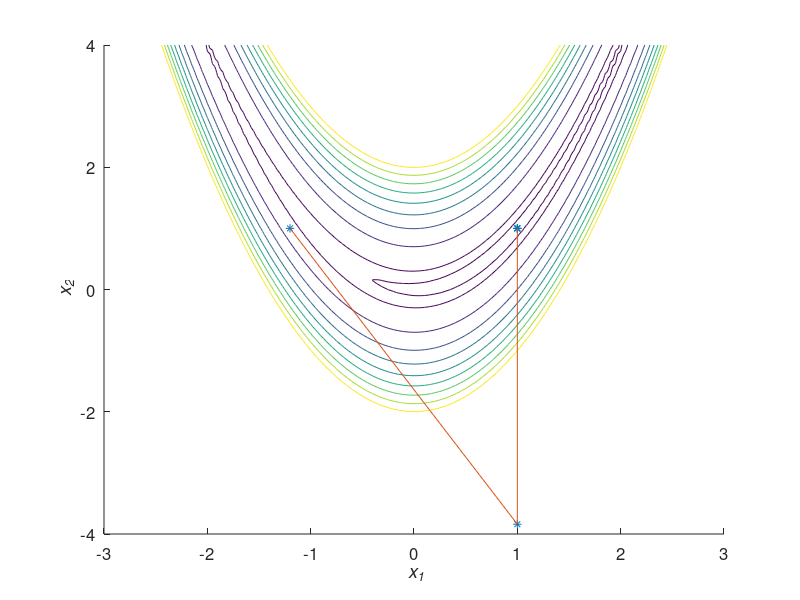

The MATLAB source for this figure:
% This example uses the Gauss-Newton algorithm to determine
% the minimum of Rosenbrock's loss function. This program 
% provides a plot of the function contours with the
% Gauss-Newton iterations.

% Optimal Estimation of Dynamic Systems (2nd ed.) by Crassidis and Junkins
% Example D.4

% Written by John L. Crassidis 9/03

% Other Required Routines: none

% Plot Space and Pre-Allocate Space
x1=[-3:0.05:3]';m1=length(x1);
x2=[-4:0.05:4]';m2=length(x2);
f=zeros(m1,m2);

% Get Function
ii=1;jj=1;
for i= -3:0.05:3,
  for j = -4:0.05:4,
    f(ii,jj)=100*(x2(jj)-x1(ii)^2)^2+(1-x1(ii))^2;
    jj=jj+1;
   end
ii=ii+1;
jj=1;
end

% Max Iterations, Initial Conditions
n_ite=4;
x0=[-1.2;1];xx=x0;
x=zeros(n_ite,2);x(1,:)=x0';

% Main Loop
for i = 1:n_ite,
 grad=[-400*x(i,1)*(x(i,2)-x(i,1)^2)-2*(1-x(i,1));200*(x(i,2)-x(i,1)^2)]; 
 s=-grad;
 hess=[-400*(x(i,2)-x(i,2)^2)+800*x(i,1)^2+2 -400*x(i,1);-400*x(i,1) 200];
 x(i+1,:)=x(i,:)+(inv(hess)*s)';
end
 
% Plot Results
clf
hold on
ccc=[2;10;50;100;150;200;250;300;350;400];
for i = 1:10,
 contour(x1,x2,f',[ccc(i) ccc(i)])
  if i == 1;
  axis([-3 3 -4 4])
 end
end
plot(x(:,1),x(:,2),'*')
plot(x(:,1),x(:,2))
hold off
set(gca,'fontsize',12)
xlabel('{\it x_1}')
ylabel('{\it x_2}')